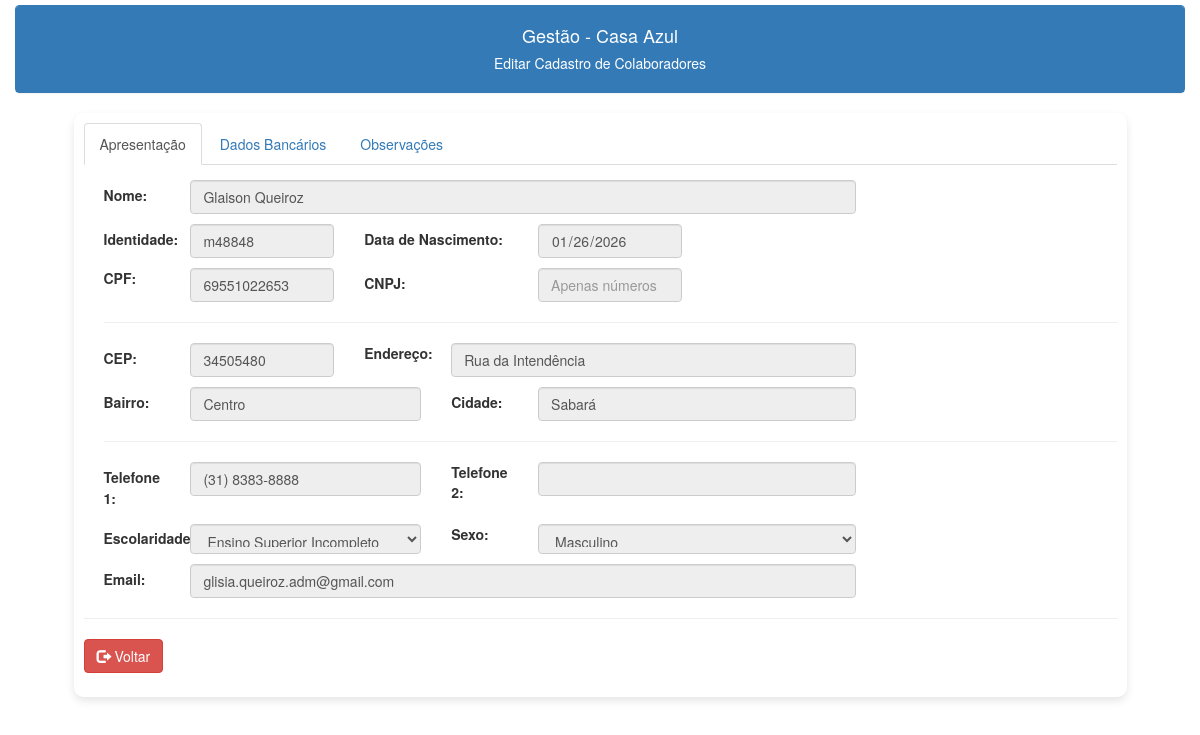
/instrutores/instrutores_visualizar.php?id=1, run on an earlier commit of the app's database.
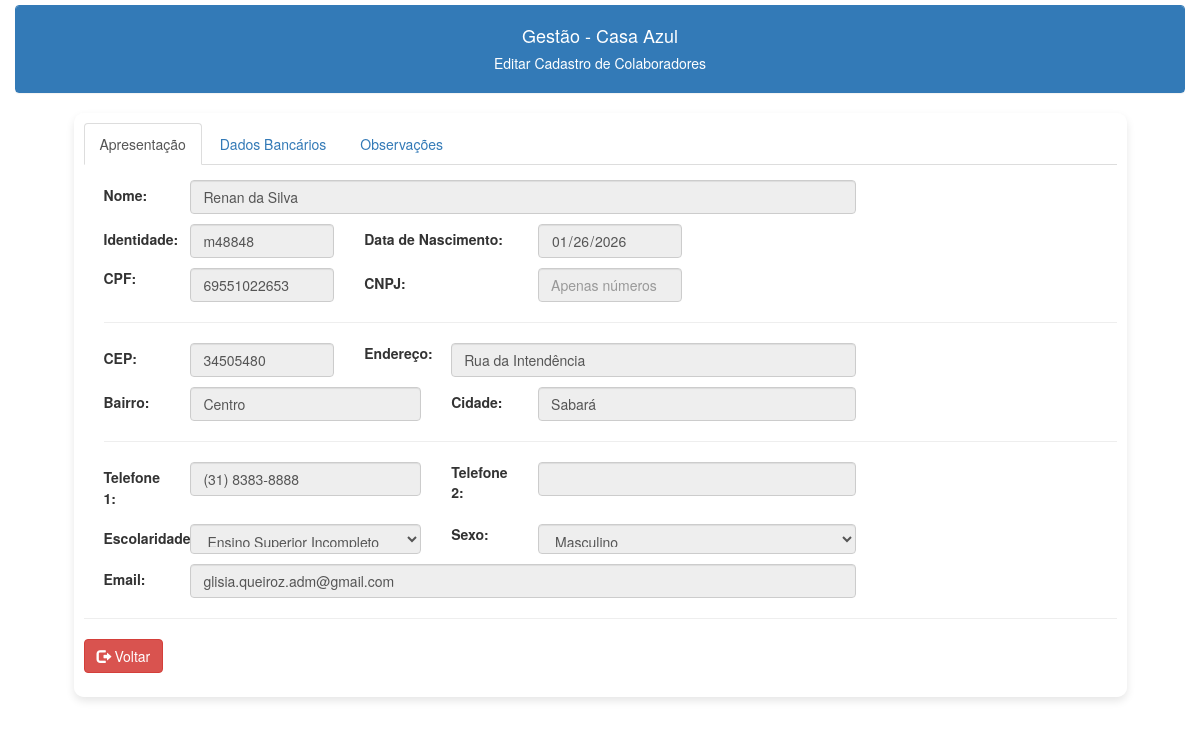
And on a later commit of the database.
### tables this page shows
CREATE TABLE IF NOT EXISTS `instrutores` (
  `id` int NOT NULL AUTO_INCREMENT,
  `nome` varchar(150) NOT NULL,
  `cep` char(12) NOT NULL,
  `endereco` varchar(150) DEFAULT NULL,
  `bairro` varchar(100) DEFAULT NULL,
  `escolaridade` varchar(40) DEFAULT NULL,
  `fone1` varchar(20) DEFAULT NULL,
  `fone2` varchar(20) DEFAULT NULL,
  `fone3` varchar(20) DEFAULT NULL,
  `email` varchar(150) DEFAULT NULL,
  `id_curso` int NOT NULL DEFAULT '0',
  `datanasc` date DEFAULT NULL,
  `uf` char(2) NOT NULL,
  `cpf` char(11) NOT NULL,
  `identidade` varchar(20) NOT NULL,
  `cnpj` varchar(18) NOT NULL,
  `cidade` varchar(100) NOT NULL,
  `observacao` blob,
  `banco` char(50) DEFAULT NULL,
  `agencia` char(6) DEFAULT NULL,
  `conta` char(15) DEFAULT NULL,
  `titular` varchar(90) DEFAULT NULL,
  `sexo` char(1) NOT NULL,
  `tipo_conta` varchar(50) NOT NULL DEFAULT '',
  `chave_pix` varchar(100) DEFAULT NULL,
  `id_parceria` int DEFAULT NULL,
  `tipo_vinculacao` varchar(80) DEFAULT NULL,
  PRIMARY KEY (`id`) USING BTREE
);

### instrutores/instrutores_visualizar.php (the view, shortened to what the changed rows need)
<?php
include("../conexao.php");
include("../links.php");
$id = $_GET['id'];
if ($_SERVER['REQUEST_METHOD'] === 'GET') {
    $c_sql = "SELECT * FROM instrutores where id=$id";
    $result = $conection->query($c_sql);
    $registro = $result->fetch_assoc();
    $nome = $registro['nome'];
    $identidade = $registro['identidade'];
    $cpf = $registro['cpf'];
    $datanasc = $registro['datanasc'];
    $cep = $registro['cep'];
    $endereco = $registro['endereco'];
    $bairro = $registro['bairro'];
    $cidade = $registro['cidade'];
    $fone1 = $registro['fone1'];
    $email = $registro['email'];
}
?>
<!DOCTYPE html>
<html lang="pt-BR">
<head>
    <link rel="stylesheet" href="/casaazul/css/basico.css">
</head>
<body>
    <div class="container-fluid">
        <div class="container content-box">
            <form method="POST" action="">
                <div class="tab-content">
                    <div role="tabpanel" class="tab-pane active" id="apresentacao">
                        <div style="padding-top:15px;padding-left:20px;">
                            <div class="row mb-3">
                                <div class="col-sm-8">
                                    <input readonly type="text" name="nome" placeholder="Nome completo" class="form-control" maxlength="200" value="<?php echo $nome; ?>" required>
                                </div>
                            </div>
                            <div class="row mb-3">
                                <div class="col-sm-2">
                                    <input readonly type="text" name="identidade" class="form-control" maxlength="9" value="<?php echo $identidade; ?>" required>
                                </div>
                                <div class="col-sm-2">
                                    <input readonly type="date" name="datanasc" class="form-control" value="<?php echo $datanasc; ?>" required>
                                </div>
                            </div>
                            <div class="row mb-3">
                                <div class="col-sm-2">
                                    <input readonly type="text" placeholder="Apenas números" name="cpf" class="form-control" maxlength="11" value="<?php echo $cpf; ?>" required>
                                </div>
                            </div>
                            <div class="row mb-3">
                                <div class="col-sm-2">
                                    <input readonly type="text" name="cep" id="cep" maxlength="12" class="form-control" value="<?php echo $cep; ?>" required>
                                </div>
                                <div class="col-sm-5">
                                    <input readonly type="text" name="endereco" id="endereco" class="form-control" maxlength="150" value="<?php echo $endereco; ?>" required>
                                </div>
                            </div>
                            <div class="row mb-3">
                                <div class="col-sm-3">
                                    <input readonly type="text" name="bairro" id="bairro" class="form-control" maxlength="120" value="<?php echo $bairro; ?>" required>
                                </div>
                                <div class="col-sm-4">
                                    <input readonly type="text" name="cidade" id="cidade" class="form-control" maxlength="120" value="<?php echo $cidade; ?>" required>
                                </div>
                            </div>
                            <div class="row mb-3">
                                <div class="col-sm-3">
                                    <input readonly type="tel" name="fone1" class="form-control" maxlength="20" onkeyup="handlePhone(event)" value="<?php echo $fone1; ?>" required>
                                </div>
                            </div>
                            <div class="row mb-3">
                                <div class="col-sm-3">
                                    <select readonly name="escolaridade" class="form-control form-control-lg" required>
                                        <option value="Ensino Superior Incompleto" <?php echo (isset($registro['escolaridade']) && $registro['escolaridade'] === 'Ensino Superior Incompleto') ? 'selected' : ''; ?>>Ensino Superior Incompleto</option>
                                    </select>
                                </div>
                                <div class="col-sm-4">
                                    <select readonly name="sexo" class="form-control form-control-lg" class="form-control" required>
                                        <option value="M" <?php echo (isset($registro['sexo']) && $registro['sexo'] === 'M') ? 'selected' : ''; ?>>Masculino</option>
                                    </select>
                                </div>
                            </div>
                            <div class="row mb-3">
                                <div class="col-sm-8">
                                    <input readonly type="email" class="form-control" name="email" maxlength="150" value="<?php echo $email; ?>">
                                </div>
                            </div>
                        </div>
                    </div>
            </form>
        </div>
    </div>
</body>
</html>

What changed in the data, as far as the page shows it:
changed instrutores "Rua da Intendência": nome "Glaison Queiroz" → "Renan da Silva"
